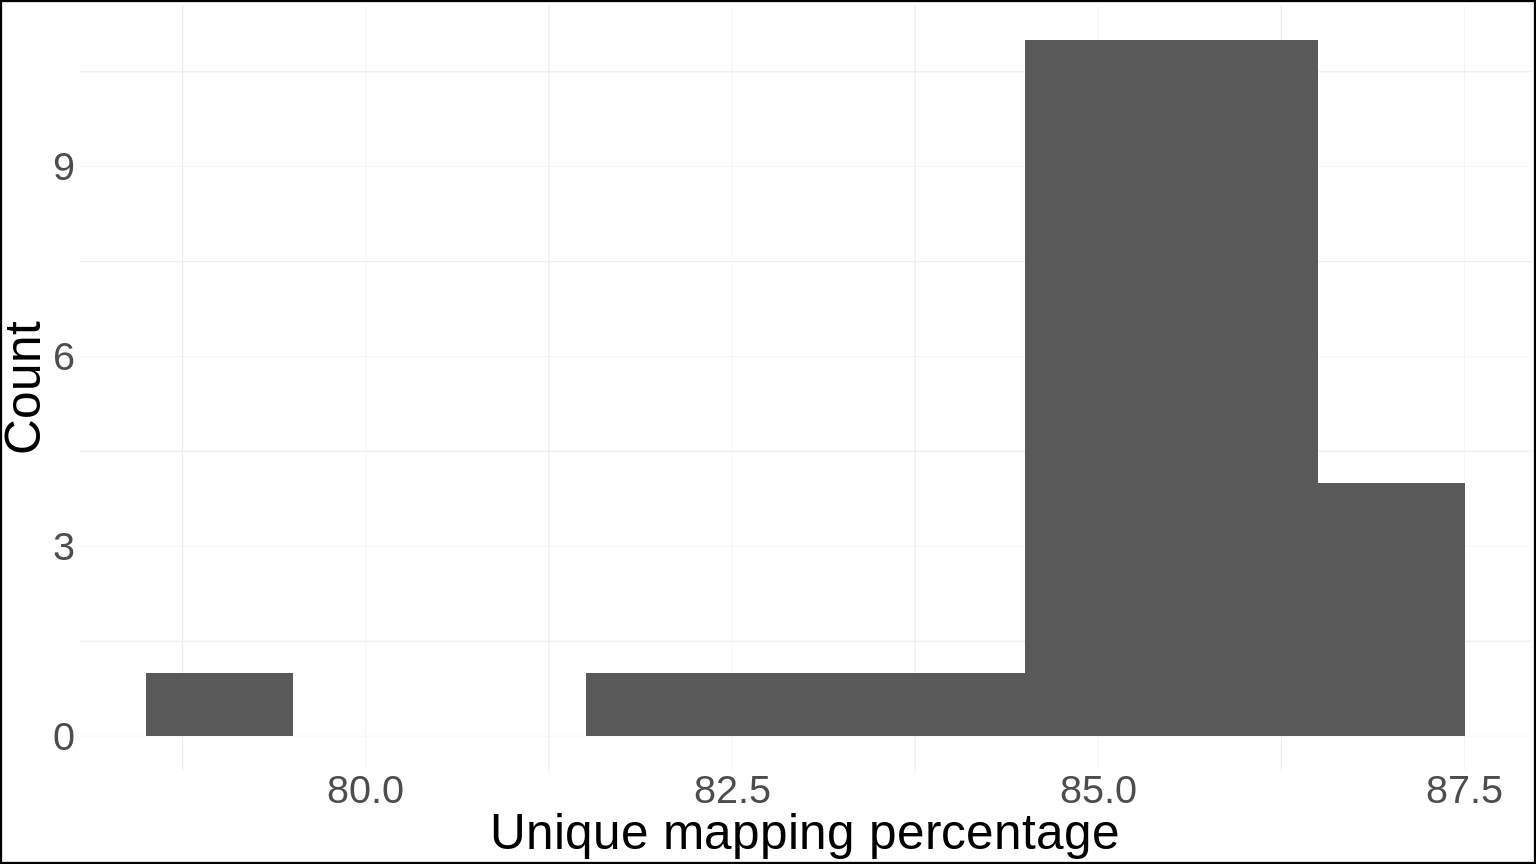

Write the R code that produced this figure.
library(tidyverse)
library(wiscR)

ROOT_DIR = "../../data/"
all_files <- list.files(ROOT_DIR, pattern = "[0-9][0-9][0-9].html", recursive = TRUE, full = TRUE)

get_mapping <- function(file){
    bn <- basename(file) %>% str_remove(".html")
    
    a <- readLines(file)
    ix <- grep("% Unique", a)
    mapping_perc <- str_remove(a[ix], "<TD>% Unique</TD><TD>") %>% str_remove("%</TD></TR>") %>% as.numeric()
    return(mapping_perc)
}

df <- data.frame(file = all_files) %>%
        dplyr::mutate(sample = str_remove( basename(file), ".html")) 
df$mapping <- as.numeric(sapply(all_files, get_mapping))

p <- df %>%
    ggplot(aes(x = mapping)) +
    geom_histogram(binwidth = 1) +
    wiscR::light_theme() +
    xlab("Unique mapping percentage") +
    ylab("Count")

wiscR::save_plot(p, "mapping.png")
